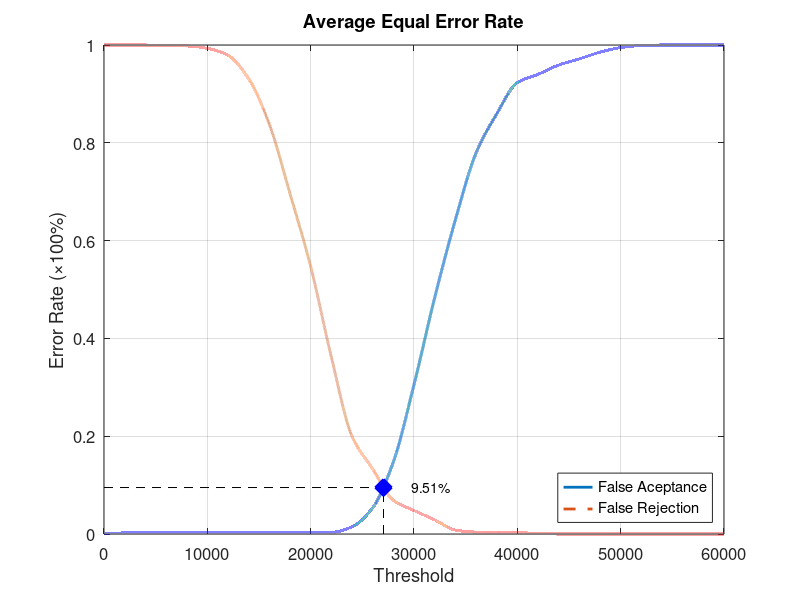
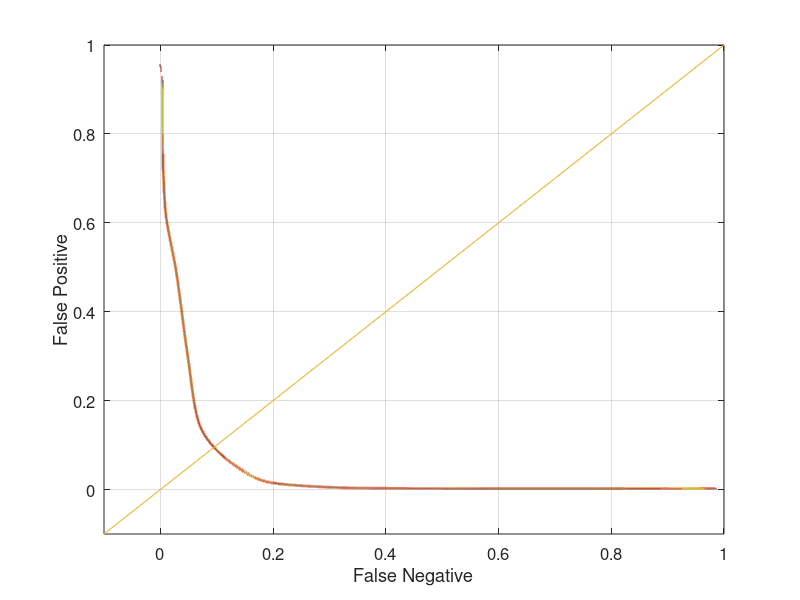

Write MATLAB code to recreate these figures, in order.
function yEER = Database2Average
close all;
clear;
clc;
x = 0:2000:60000;
xq = 0:0.5:60000;

y0 = [0 0.00210526 0.00210526 0.00210526 0.00210526 0.00210526 0.00210526 0.00210526 0.00210526 0.00210526 0.00210526 0.0031579 0.0147368 0.0536842 0.147368 0.305263 0.483158 0.642105 0.778947 0.858947 0.923158 0.94 0.958947 0.971579 0.985263 0.994737 0.998947 1 1 1 1];
yy0 = interp1(x, y0, xq, 'pchip');
y1 = [1 1 1 0.998 0.998 0.993 0.979 0.931 0.838 0.696 0.547 0.362 0.2 0.133 0.069 0.048 0.029 0.008 0.004 0.004 0.003 0.001 0 0 0 0 0 0 0 0 0];
yy1 = interp1(x, y1, xq, 'pchip');

% Calculating EER: 
y2 = abs(y0 - y1);
find(y2 == min(y2))
yy2 = abs(yy0 - yy1);
xEER = find(yy2 == min(yy2));
xEERIndex = xq(xEER) % X-axis EER
yEER = yy0(xEER) % Y-axis EER

main = figure
plot(xq, yy0,'-','LineWidth', 2);	hold on
plot(xq, yy1,'--','LineWidth', 2);	hold on
plot([xEERIndex xEERIndex], [0 yEER], 'k--');	hold on
plot([0 xEERIndex], [yEER yEER], 'k--');	hold on
plot(xEERIndex, yEER, 'bx', 'LineWidth', 10);	hold on
text(xEERIndex + 10 * xEERIndex / 100, yEER, [num2str(round((10000 * yEER)) / 100) '%'])
legend('False Aceptance', 'False Rejection', 'Location', 'SouthEast')
xlabel('Threshold')
ylabel('Error Rate (\times100%)')
title('Average Equal Error Rate')
set(gca, 'FontSize', 12)
axis([0 60000 0 1])
grid on

print(main, 'Database2AverageMain', '-dpng');
FNRxFPR = figure('Color', [1 1 1]);
plot(yy1, yy0, '-', yy1, yy0, 'LineWidth', 2);
hold on
y = -0.1:0.1:1
plot(y, y); 
set(gca, 'FontSize', 12)
xlabel('False Negative')
ylabel('False Positive')
axis([-0.1 1 -0.1 1])
set(gca, 'FontSize', 12)
grid on

print(FNRxFPR, 'Database2AverageFNRxFPR','-dpng');
end
